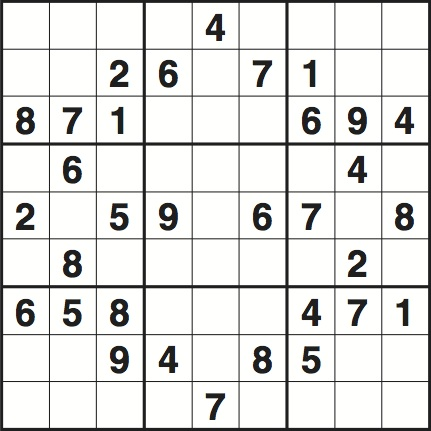
#> input picture sudoku4.jpg, 431 x 431 px
$ python main.py   (older library calls are emulated)
#> lines starting #> are read from the running program, lines starting #| are printed output that depends on the picture; after the words box and inside, x2 and y2 are one past the last pixel; in counts of white or black regions, pixels touching at a corner belong together
### detector.py
import cv2
import numpy as np
from math import copysign
from Board import Board

def rectify_contour(contour):
    contour = contour.reshape((4,2))
    result = np.zeros((4,2), np.float32)

    add = contour.sum(1)
    result[0] = contour[np.argmin(add)]
    result[2] = contour[np.argmax(add)]

    diff = np.diff(contour, axis=1)
    result[1] = contour[np.argmin(diff)]
    result[3] = contour[np.argmax(diff)]
    return result

def find_corner(image, xDir, yDir):
    for i in range(30):
        for j in range(i+1):
            x = (i - j) if xDir == 1 else (449 - i + j)
            y = j if yDir == 1 else (449 - j)
            if image[y, x] == 255:
                return (x, y)

def find_corners(image):
    corners = []
    corners.append(find_corner(image,  1,  1))
    corners.append(find_corner(image, -1,  1))
    corners.append(find_corner(image, -1, -1))
    corners.append(find_corner(image,  1, -1))
    return corners

def threshold(image):
    image = cv2.GaussianBlur(image, (11,11), 0)
    return cv2.adaptiveThreshold(image, 255, cv2.ADAPTIVE_THRESH_GAUSSIAN_C, cv2.THRESH_BINARY_INV, 11, 2)

def find_sudoku(image):
    '''Find largest blob'''
    _, contours, _ = cv2.findContours(image.copy(), cv2.RETR_TREE, cv2.CHAIN_APPROX_SIMPLE)

    # assume the board covers at least a quater of the screen
    max_area = (min(image.shape)/2)**2
    max_contour = None

    for contour in contours:
        area = cv2.contourArea(contour)
        if area > max_area:
            arcLength = cv2.arcLength(contour, True)
            approx = cv2.approxPolyDP(contour, 0.02*arcLength, True) # aproximate polygon
            if len(approx) == 4: # if rectangle
                max_area = area
                max_contour = approx
    return max_contour

def extract_sudoku(image, contour):
    contour = rectify_contour(contour)
    h = np.array(((0,0), (449,0), (449,449), (0,449)), np.float32)
    ret = cv2.getPerspectiveTransform(contour, h)
    return cv2.warpPerspective(image, ret, (450,450))

def find_border(image):
    kernel = cv2.getStructuringElement(cv2.MORPH_RECT, (3, 3))
    _,border = cv2.threshold(image, 64, 255, cv2.THRESH_BINARY)
    cv2.imshow("border thresh 1", border)
    border = cv2.dilate(border, kernel, iterations=1)
    cv2.imshow("border dilate", border)
    _,border = cv2.threshold(border, 64, 255, cv2.THRESH_BINARY)
    cv2.imshow("border thresh 2", border)

    cv2.floodFill(border, np.zeros((452, 452), np.uint8), (0, 0), 64)
    for y, row in enumerate(border):
        for x, pixel in enumerate(row):
            if pixel != 64:
                border[y, x] = 255
            else:
                border[y, x] = 0
    return border

def clean_image(image):
    kernel = cv2.getStructuringElement(cv2.MORPH_RECT, (2, 2))
    image = cv2.erode(image, kernel, iterations=1)
    #cv2.imshow("after erode", image)
    image = cv2.dilate(image, kernel, iterations=1)
    #cv2.imshow("after dilate", image)
    image = cv2.morphologyEx(image, cv2.MORPH_OPEN, (3, 3))
    #cv2.imshow("after open", image)
    return image

def remove_border(image):
    contour = find_sudoku(image)
    sudoku = extract_sudoku(image, contour)
    cv2.imshow("extracted sudoku", sudoku)
    border = find_border(sudoku)
    cv2.imshow("border", border)
    sudoku = cv2.bitwise_and(sudoku, border)
    sudoku = clean_image(sudoku)

    # Rewarp image without border
    corners = find_corners(border)
    corners_array = np.array(corners, np.float32)
    # [4 lines of commented-out code are left out]
    h = np.array(((0,0), (449,0), (449,449), (0,449)), np.float32)
    ret = cv2.getPerspectiveTransform(corners_array, h)
    return cv2.warpPerspective(sudoku, ret, (450,450))

def detect_sudoku(image):
#> called with image = 'sudoku4.jpg'
    sudoku = cv2.imread(image, 0)
    if sudoku is None:
        return None
    sudoku = threshold(sudoku)
#> in threshold, `return cv2.adaptiveThreshold(image, 255, cv2.ADAPTIVE_THRESH_GAUSSIAN_..`:
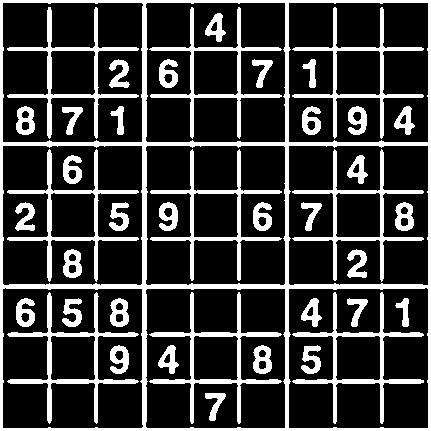
#> returned value: shape (431, 431); 22.3% white; 42 white regions
    cv2.imshow("threshold", sudoku)
    sudoku = remove_border(sudoku)
#> in find_sudoku, `_, contours, _ = cv2.findContours(image.copy(), cv2.RETR_TREE, cv2.CHA..`: contours = 83 contours; largest, box (x1, y1, x2, y2) and area: (0, 0, 431, 431) 184900, (2, 287, 144, 429) 19575, (288, 2, 429, 143) 19568, (288, 287, 429, 429) 19567, (2, 2, 144, 143) 19567
#> the loop in find_sudoku, `for contour in contours:` made 83 passes
#> (area, arcLength, max_area, max_contour) on pass 1: (184900, 1720, 184900, [[0, 0], [0, 430], [430, 430], [430, 0]])
#> after the loop in find_sudoku, `for contour in contours:`: arcLength = 1720; max_area = 184900
#> in remove_border, `contour = find_sudoku(image)`: contour = [[0, 0], [0, 430], [430, 430], [430, 0]]
#> in rectify_contour, `add = contour.sum(1)`: add = [0, 430, 860, 430]
#> in rectify_contour, `diff = np.diff(contour, axis=1)`: diff = [0, 430, 0, -430]
#> in extract_sudoku, `contour = rectify_contour(contour)`: contour = [[0, 0], [430, 0], [430, 430], [0, 430]]
#> in extract_sudoku, `ret = cv2.getPerspectiveTransform(contour, h)`: ret = [[1.04, 0, 0], [0, 1.04, 0], [0, 0, 1]]
#> in find_border, `cv2.floodFill(border, np.zeros((452, 452), np.uint8), (0, 0), 64)`:
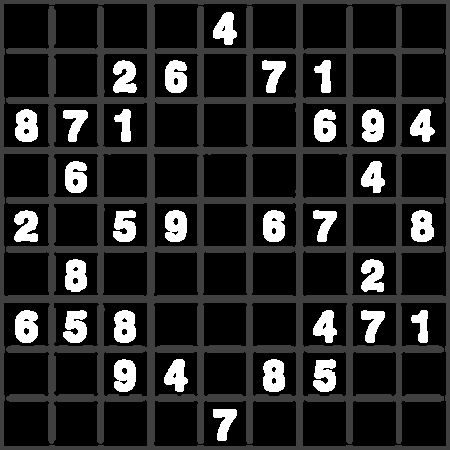
#> border: shape (450, 450); min 0, max 255, mean 38.1
#> after the loop in find_border, `for y, row in enumerate(border):`:
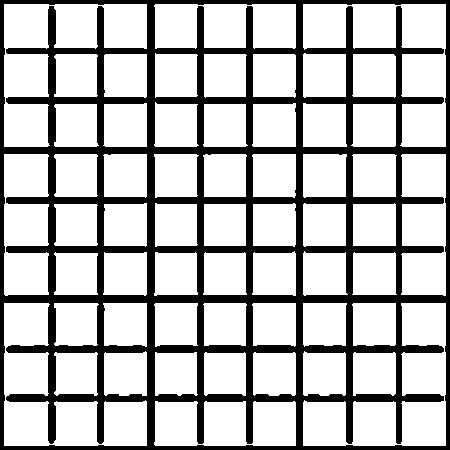
#> border: shape (450, 450); 73.5% white; 1 black region, box (x1, y1, x2, y2) and area: (0, 0, 450, 450) 53604
#> in clean_image, `image = cv2.morphologyEx(image, cv2.MORPH_OPEN, (3, 3))`:
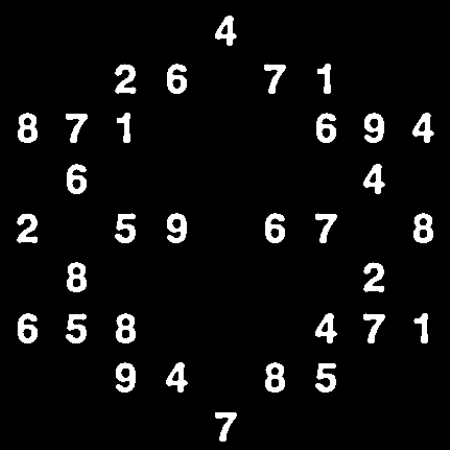
#> image: shape (450, 450); min 0, max 255, mean 13.8
#> in remove_border, `corners = find_corners(border)`: corners = [(4, 4), (445, 4), (445, 445), (4, 445)]
#> in remove_border, `corners_array = np.array(corners, np.float32)`: corners_array = [[4, 4], [445, 4], [445, 445], [4, 445]]
#> in remove_border, `ret = cv2.getPerspectiveTransform(corners_array, h)`: ret = [[1.02, 1.16e-18, -4.07], [0, 1.02, -4.07], [-2.87e-19, 4.49e-21, 1]]
#> in remove_border, `return cv2.warpPerspective(sudoku, ret, (450,450))`:
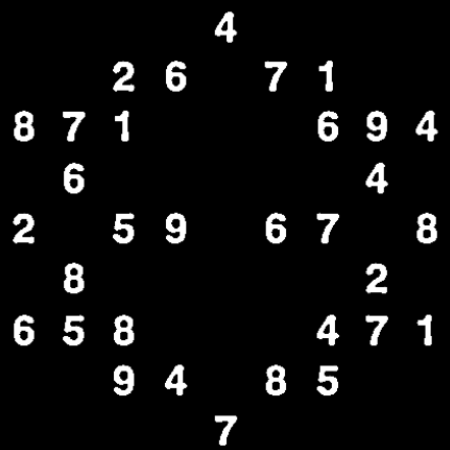
#> returned value: shape (450, 450); min 0, max 255, mean 14.3
    cv2.imshow("borderless", sudoku)

    board = NumberDetector().detect_numbers(sudoku)
#> the loop in detect_numbers, `for y in range(9):` made 9 passes
#> pass 1, in detect_digit (call 5), `image = self.center_digit(image, rect)`:
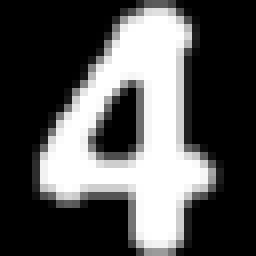
#> image: shape (32, 32) (shown 8 times larger); min 0, max 255, mean 84.2
#> pass 2, in detect_digit (call 15), `image = self.center_digit(image, rect)`:
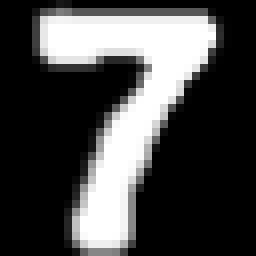
#> image: shape (32, 32) (shown 8 times larger); min 0, max 255, mean 71.5
#> after the loop in detect_numbers, `for y in range(9):`: board = 9 items, first 6: [0, 0, 0, 0, 4, 0, 0, 0, 0], [0, 0, 2, 6, 0, 7, 1, 0, 0], [8, 7, 1, 0, 0, 0, 6, 9, 4], [0, 6, 0, 0, 0, 0, 0, 4, 0], [2, 0, 5, 9, 0, 6, 7, 0, 8], [0, 8, 0, 0, 0, 0, 0, 2, 0]
    cv2.destroyAllWindows()
    return Board(board)

class NumberDetector:
    def __init__(self):
        params = cv2.SimpleBlobDetector_Params()
        params.filterByColor = True
        params.blobColor = 0
        params.filterByArea = False
        params.filterByCircularity = False
        params.filterByInertia = False
        params.filterByConvexity = True
        params.minConvexity = 0.8

        self.blob_detector = cv2.SimpleBlobDetector_create(params)

    def center_digit(self, image, rect):
        length = rect.height #round(rect.height * 1.6)
        new_x = round(length/2 - rect.width/2)
        new_y = round(length/2 - rect.height/2)
        centered = np.zeros((length, length), np.uint8)
        p1 = rect.p1()
        p2 = rect.p2()
        centered[new_y:new_y+rect.height, new_x:new_x+rect.width] = image[p1[1]:p2[1], p1[0]:p2[0]]
        return centered

    def find_rect(self, image):
        _, contours, _ = cv2.findContours(image.copy(), cv2.RETR_EXTERNAL, cv2.CHAIN_APPROX_SIMPLE)
        rects = [Rect(*cv2.boundingRect(contour)) for contour in contours]
        return max(rects, key=lambda r: r.area(), default=None)

    # [19 lines left out: function extract_digit, not called in this run]

    def detect_digit(self, image, repeat=True):
        rect = self.find_rect(image)
        if not rect or rect.area() < 100 or rect.width > rect.height or rect.x > 30 or rect.y > 30 or rect.x + rect.width < 25 or rect.y + rect.height < 25:
            return 0

        image = self.center_digit(image, rect)
        if image[0, 0] > 200 or rect.area() > 1600:
            if not repeat:
                return 0
            image = self.extract_digit(image)
            if image is None:
                return 0
            return self.detect_digit(image, repeat=False)

        blobs = self.blob_detector.detect(image)
        # [7 lines of commented-out code are left out]

        blobs_count = len(blobs)
        if blobs_count == 2:
            return 8
        if blobs_count == 1:
            return self.detect_1_blob(image, blobs[0], image.shape)
        if blobs_count == 0:
            return self.detect_no_blobs(image, rect)
        return 0

    def detect_1_blob(self, image, blob, shape):
        blob_y = blob.pt[1] / shape[0]
        if blob_y <= 0.44:
            return 9
        if blob_y > 0.6:
            return 6
        if blob_y < 0.52:
            return 4
        right_outline = self.get_right_outline(image)
        if right_outline == [1]:
            return 4
        return 6

    def detect_no_blobs(self, image, rect):
        if rect.ratio() <= 0.63:
            return 1

        left_outline = self.get_left_outline(image)
        right_outline = self.get_right_outline(image)

        if len(left_outline) > 5 or left_outline == [-1, 1, -1, 1, -1]:
            return 3
        if right_outline == [-1, 1, -1] or right_outline == [1, -1] or right_outline == [1]:
            return self.detect_3_7(image)
        if left_outline == [-1, 1, -1, 1] and (right_outline == [1, -1, 1] or right_outline == [-1, 1, -1, 1]):
            return 2
        if left_outline == [1, -1, 1, -1] or left_outline == [-1, 1, -1]:
            return self.detect_2_5(image)
        print("Weird outlines:")
        print(left_outline)
        print(right_outline)
        print(rect)
        cv2.imshow("wierd outlines", image)
        cv2.waitKey(0)
        return 0

        # Outlines:
        # 2:
        #   -1, 1, -1 // 1, -1, 1, -1
        #   -1, 1, -1 // 1, -1, 1
        #   -1, 1, -1, 1 // 1, -1, 1
        #
        # 3:
        #   -1, 1, -1, 1, -1 //
        #                       1
        #                       1, -1
        #                       -1, 1
        #                       -1, 1, -1
        # 5:
        #   (1), -1, 1, -1 // ((-1)), 1, -1, 1, (-1)
        # 7:
        #   -1, 1, -1 // (-1), 1, -1

    def detect_3_7(self, image):
        h, w = image.shape
        m = round(w / 2)
        switch = 0
        curr = 0
        for y in range(h):
            if image[y, m] > 230:
                if curr == 0:
                    switch += 1
                    curr = 1
            elif curr == 1:
                switch += 1
                curr = 0
        if switch < 5:
            return 7
        return 3

    def detect_2_5(self, image):
        h,w = image.shape
        for x, pixel in enumerate(reversed(image[round(h/4)])):
            if pixel > 230:
                if x < w / 2:
                    return 2
                else:
                    return 5
        return -2

    def get_left_outline(self, image):
        outline = []
        curr = 0
        m = round(image.shape[1] / 2)
        for row in image:
            for x, pixel in enumerate(row):
                if pixel > 230:
                    pos = int(copysign(1, x - m))
                    if pos != curr:
                        outline.append(pos)
                        curr = pos
                    break
        return outline

    def get_right_outline(self, image):
        outline = []
        curr = 0
        m = round(image.shape[1] / 2)
        for row in image:
            for x, pixel in enumerate(reversed(row)):
                if pixel > 230:
                    pos = int(copysign(1, m - x))
                    if pos != curr:
                        outline.append(pos)
                        curr = pos
                    break
        return outline

    def detect_numbers(self, image):
        board = []
        for y in range(9):
            row = []
            for x in range(9):
                row.append(self.detect_digit(image[y*50:(y+1)*50, x*50:(x+1)*50]))
            board.append(row)
        return board

class Rect:
    def __init__(self, x, y, w, h):
        self.x = x
        self.y = y
        self.width = w
        self.height = h

    def p1(self):
        return (self.x, self.y)

    def p2(self):
        return (self.x + self.width, self.y + self.height)

    def area(self):
        return self.width * self.height

    def ratio(self):
        return self.width / self.height

    def __str__(self):
        return "({}, {}, {}, {})".format(self.x, self.y, self.width, self.height)

# [4 lines that do not run on import are left out]

### Board.py
def check_board(board):
    if len(board) != 9:
        raise "Board height is not 9"
    for row in board:
        if len(row) != 9:
            raise "Board width is not 9"

class Board:
    def __init__(self, board):
        check_board(board)
#> the loop in check_board, `for row in board:` made 9 passes
        self.board = board

    def isFilled(self, row, col):
        return self.board[row][col] != 0

    def setCell(self, row, column, value):
        self.board[row][column] = value

    def getPossibleCellValues(self, row, column):
        possible_values = set((1,2,3,4,5,6,7,8,9))
        possible_values -= self.getValuesUsedInRow(row)
        possible_values -= self.getValuesUsedInColumn(column)
        possible_values -= self.getValuesUsedInBox(row, column)
        return possible_values

    def getValuesUsedInRow(self, row):
        values = set()
        for column in range(9):
            values.add(self.board[row][column])
        return values

    def getValuesUsedInColumn(self, column):
        values = set()
        for row in range(9):
            values.add(self.board[row][column])
        return values

    def getValuesUsedInBox(self, row, column):
        values = set()
        box_row = row - row % 3
        box_column = column - column % 3
        for row_index in range(3):
            for column_index in range(3):
                values.add(self.board[box_row + row_index][box_column + column_index])
        return values

    def __str__(self):
        string = ""
        for row in range(9):
            for column in range(9):
                string += str(self.board[row][column]) if self.board[row][column] != 0 else "."
                if column in (2, 5):
                    string += " | "
            string += "\n"
            if row in (2,5):
                string += "----+-----+----\n"
        return string

### sudokuSolver.py
from Board import Board

def solve(board, cell_index=0):
    if cell_index == 81:
        return True
    row = cell_index // 9
    column = cell_index % 9

    if board.isFilled(row, column):
        return solve(board, cell_index+1)

    possible_cell_values = board.getPossibleCellValues(row, column)
    for value in possible_cell_values:
        board.setCell(row, column, value)
        if solve(board, cell_index+1):
            return True

    board.setCell(row, column, 0)
    return False

# [16 lines that do not run on import are left out]

### main.py
import detector
import sudokuSolver

sudoku = detector.detect_sudoku("sudoku4.jpg")
#> in __init__, `self.board = board`: self.board has the same summary as board in detect_numbers
print(sudoku)
#> (printed output is left out)
print(sudokuSolver.solve(sudoku))
#> in solve, `row = cell_index // 9`: row = 0
#> in getPossibleCellValues, `possible_values = set((1,2,3,4,5,6,7,8,9))`: possible_values = 9 items
#> after the loop in getValuesUsedInRow, `for column in range(9):`: values = 2 items
#> in getPossibleCellValues, `possible_values -= self.getValuesUsedInRow(row)`: possible_values = 8 items
#> after the loop in getValuesUsedInColumn, `for row in range(9):`: values = 4 items
#> in getPossibleCellValues, `possible_values -= self.getValuesUsedInColumn(column)`: possible_values = 5 items
#> in getValuesUsedInBox, `box_row = row - row % 3`: box_row = 0
#> after the loop in getValuesUsedInBox, `for row_index in range(3):`: values = 5 items
#> in getPossibleCellValues, `possible_values -= self.getValuesUsedInBox(row, column)`: possible_values = 3 items
#> the loop in solve, `for value in possible_cell_values:` made 2 passes
#> value on pass 1: 3
#| True
print(sudoku)
#| 536 | 149 | 287
#| 492 | 687 | 153
#| 871 | 325 | 694
#| ----+-----+----
#| 967 | 812 | 345
#| 245 | 936 | 718
#> (further printed lines are left out)

$ run again, with sudoku3.jpg copied over sudoku4.jpg
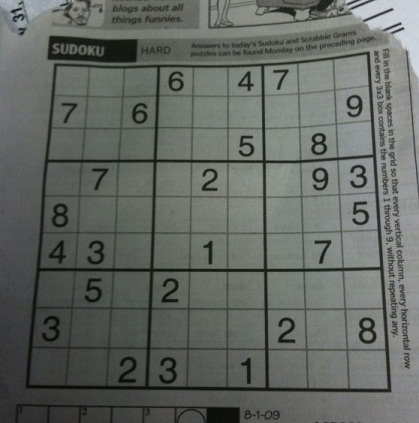
#> input picture sudoku3.jpg, 419 x 423 px
#> in threshold, `return cv2.adaptiveThreshold(image, 255, cv2.ADAPTIVE_THRESH_GAUSSIAN_..`:
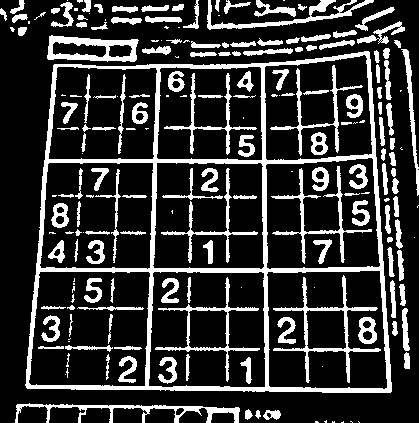
#> returned value: shape (423, 419); 20.8% white; 202 white regions (58 under 20 px)
#> in find_sudoku, `_, contours, _ = cv2.findContours(image.copy(), cv2.RETR_TREE, cv2.CHA..`: contours = 240 contours, 81 with area under 20; largest, box (x1, y1, x2, y2) and area: (25, 51, 392, 393) 111858, (266, 270, 388, 390) 13502, (148, 271, 266, 388) 13046, (28, 271, 151, 387) 12974, (265, 157, 381, 270) 11695
#> the loop in find_sudoku, `for contour in contours:` made 240 passes
#> (area, arcLength, max_area, max_contour) on pass 45: (111858, 1389.2, 111858, [[369, 52], [54, 64], [26, 387], [390, 392]])
#> after the loop in find_sudoku, `for contour in contours:`: arcLength = 1389.2; max_area = 111858
#> in remove_border, `contour = find_sudoku(image)`: contour = [[369, 52], [54, 64], [26, 387], [390, 392]]
#> add = [421, 118, 413, 782]
#> diff = [-317, 10, 361, 2]
#> in extract_sudoku, `contour = rectify_contour(contour)`: contour = [[54, 64], [369, 52], [390, 392], [26, 387]]
#> in extract_sudoku, `ret = cv2.getPerspectiveTransform(contour, h)`: ret = [[1.57, 0.136, -93.26], [0.0638, 1.67, -110.6], [0.000186, 0.000506, 1]]
#> corners = [(8, 6), (441, 6), (444, 442), (7, 444)]
#> corners_array = [[8, 6], [441, 6], [444, 442], [7, 444]]
#> in remove_border, `ret = cv2.getPerspectiveTransform(corners_array, h)`: ret = [[1.03, 0.00236, -8.27], [-2.46e-16, 1.03, -6.21], [-1.04e-05, 2.11e-05, 1]]
#> the loop in detect_numbers, `for y in range(9):` made 9 passes
#> pass 1, in detect_digit (call 7), `image = self.center_digit(image, rect)`:
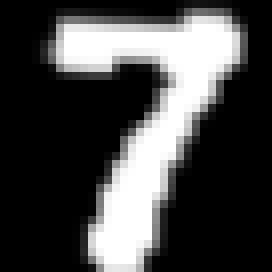
#> image: shape (34, 34) (shown 8 times larger); min 0, max 255, mean 70.5
#> after the loop in detect_numbers, `for y in range(9):`: board = 9 items, first 6: [7, 0, 0, 8, 0, 4, 7, 0, 0], [1, 0, 6, 0, 0, 0, 0, 0, 9], [0, 0, 0, 0, 0, 5, 0, 8, 0], [0, 7, 0, 0, 2, 0, 0, 9, 3], [8, 0, 0, 0, 0, 0, 0, 0, 5], [4, 0, 0, 0, 0, 0, 0, 7, 0]
#> the loop in check_board, `for row in board:` made 9 passes
#> self.board has the same summary as board in detect_numbers
#> (printed output is left out)
#> in solve, `row = cell_index // 9`: row = 0
#> in getPossibleCellValues, `possible_values = set((1,2,3,4,5,6,7,8,9))`: possible_values = 9 items
#> after the loop in getValuesUsedInRow, `for column in range(9):`: values = 4 items
#> in getPossibleCellValues, `possible_values -= self.getValuesUsedInRow(row)`: possible_values = 6 items
#> after the loop in getValuesUsedInColumn, `for row in range(9):`: values = 3 items
#> in getPossibleCellValues, `possible_values -= self.getValuesUsedInColumn(column)`: possible_values = 5 items
#> box_row = 0
#> after the loop in getValuesUsedInBox, `for row_index in range(3):`: values = 4 items
#> in getPossibleCellValues, `possible_values -= self.getValuesUsedInBox(row, column)`: possible_values = 3 items
#> the loop in solve (call 2), `for value in possible_cell_values:` made 3 passes
#> value on passes 2 to 3: 3, 9
#| False
#> (printed output is left out)
